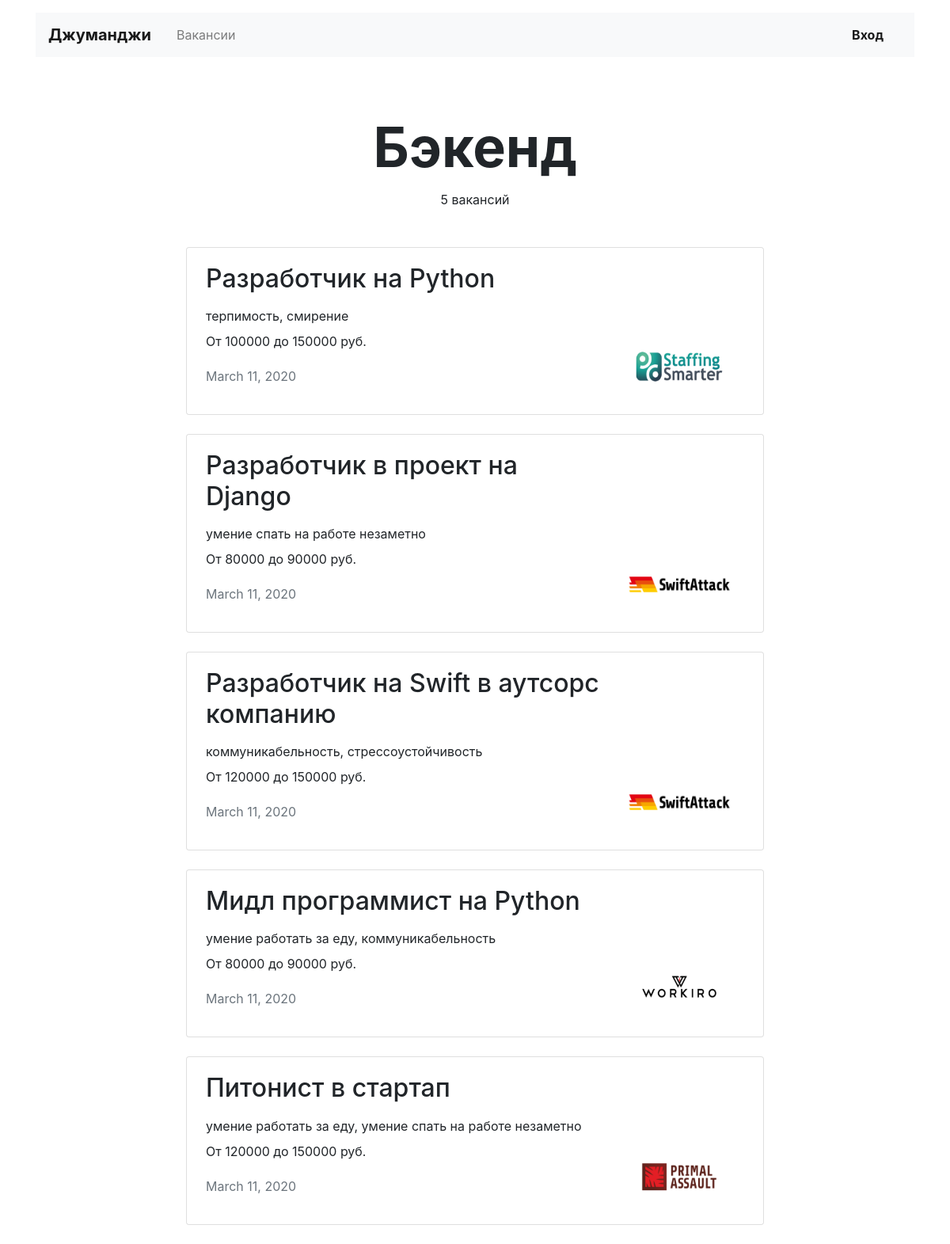
The page /vacancies/cat/backend/ on the database its author committed.
### recruiting/models.py (models this page shows, shortened)
class Specialty(models.Model):
    code = models.SlugField(max_length=20)
    title = models.CharField(max_length=100)
    picture = models.ImageField(upload_to=MEDIA_SPECIALITY_IMAGE_DIR)

class Vacancy(models.Model):
    title = models.CharField(max_length=100)
    specialty = models.ForeignKey(Specialty, on_delete=models.CASCADE, related_name='vacancies', blank=True)
    company = models.ForeignKey(Company, on_delete=models.CASCADE, related_name='vacancies')
    skills = models.CharField(max_length=150)
    description = models.CharField(max_length=400)
    salary_min = models.IntegerField()
    salary_max = models.IntegerField()
    published_at = models.DateField()

class Company(models.Model):
    name = models.CharField(max_length=100)
    location = models.CharField(max_length=100)
    logo = models.ImageField(upload_to=MEDIA_COMPANY_IMAGE_DIR)
    description = models.CharField(max_length=400)
    employee_count = models.IntegerField()
    owner = models.OneToOneField(get_user_model(), on_delete=models.CASCADE, related_name='owns')

### recruiting/views.py (the view)
# urls.py: path('vacancies/cat/<str:category>/', views.VacanciesCatView.as_view(), name='vacancies_cat'),
class VacanciesCatView(View):
    def get(self, request, category):
        specialty = get_object_or_404(models.Specialty, code=category)
        vacancies = models.Vacancy.objects.filter(specialty=specialty)
        return render(request, 'recruiting/vacancies.html', context={
            'title': specialty.title + ' | ',
            'specialty_title': specialty.title,
            'vacancies_count': vacancies.count,
            'vacancies': vacancies
        })

### recruiting/context_processors.py (called while the page is built)
def active_user(request):
    current_user = request.user
    displayed_name = current_user.username
    if current_user.is_authenticated:
        user_is_active = True
        if current_user.first_name and current_user.last_name:
            displayed_name = current_user.first_name + ' ' + current_user.last_name
    else:
        user_is_active = False
    return {
        'user_is_active': user_is_active,
        'displayed_name': displayed_name
    }

### recruiting/templates/recruiting/vacancies.html
{% extends 'recruiting/base.html' %}
{% block container %}
    <main class="container mt-3">
        <section>
            <h1 class="h1 text-center mx-auto mt-4 pt-5" style="font-size: 70px;"><strong>{{ specialty_title }}</strong></h1>
            <p class="text-center pt-1">{{ vacancies_count }} вакансий</p>
            <div class="row mt-5">
                <div class="col-12 col-lg-8 offset-lg-2 m-auto">
                    {% for vacancy in vacancies %}
                    <div class="card mb-4">
                        <div class="card-body px-4">
                            <div class="row">
                                <div class="col-12 col-md-8 col-lg-9">
                                    <h2 class="h2 pb-2">{{ vacancy.title }}</h2>
                                    <p class="mb-2">{{ vacancy.skills }}</p>
                                    <p>От {{ vacancy.salary_min }} до {{ vacancy.salary_max }} руб.</p>
                                    <p class="text-muted pt-1">{{ vacancy.published_at }}</p>
                                </div>
                                <div class="col-12 col-md-4 col-lg-3 d-flex align-items-end">
                                    <a href={% url 'vacancy' vacancy_id=vacancy.id %}><img src="{{ vacancy.company.logo.url }}" width="130" height="80" alt=""></a>
                                </div>
                            </div>
                        </div>
                    </div>
                    {% endfor %}
                </div>
            </div>
        </section>
    </main>
{% endblock %}

### rows shown on the page
Specialty: title "Бэкенд"
Vacancy: title "Разработчик на Python", skills "терпимость, смирение", salary_min "100000", salary_max "150000", published_at "March 11, 2020", company.logo (picture)
Vacancy: title "Разработчик в проект на Django", skills "умение спать на работе незаметно", salary_min "80000", salary_max "90000", published_at "March 11, 2020", company.logo (picture)
Vacancy: title "Разработчик на Swift в аутсорс компанию", skills "коммуникабельность, стрессоустойчивость", salary_min "120000", salary_max "150000", published_at "March 11, 2020", company.logo (picture)
Vacancy: title "Мидл программист на Python", skills "умение работать за еду, коммуникабельность", salary_min "80000", salary_max "90000", published_at "March 11, 2020", company.logo (picture)
Vacancy: title "Питонист в стартап", skills "умение работать за еду, умение спать на работе незаметно", salary_min "120000", salary_max "150000", published_at "March 11, 2020", company.logo (picture)

### other values the page prints
{{ vacancies_count }} "5"
